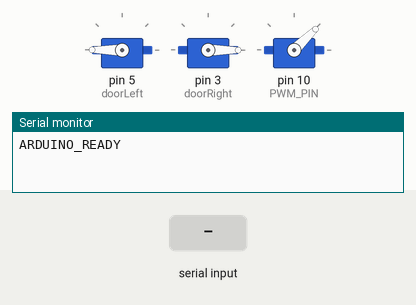
Recording of a program running on a simulated Arduino Uno, built with avr-gcc and run on an emulated ATmega328P. Shown: 3 × servo, the last lines printed to the serial monitor. Inputs (shaded band) come from the test bench.

Above: at 4.7 s.
4.8 s: "DOOR_OPEN\n" received over Serial
At 7.1 s:
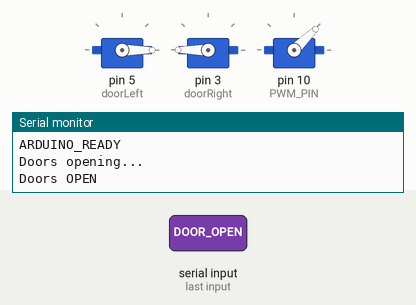
7.8 s: "DOOR_CLOSE\n" received over Serial
At 7.96 s:
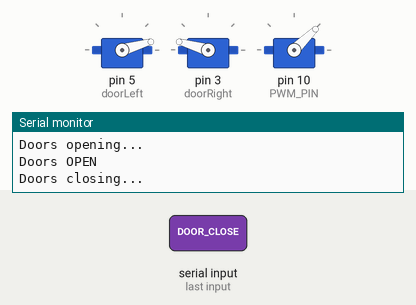
10.8 s: "ON\n" received over Serial
At 15.8 s:
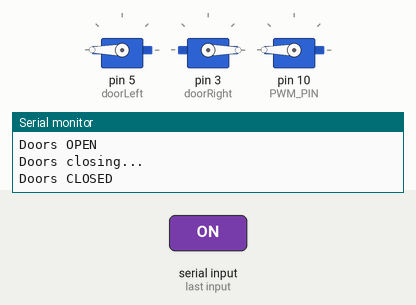
19.3 s: "DOOR_OPEN\n" received over Serial
At 21.7 s:
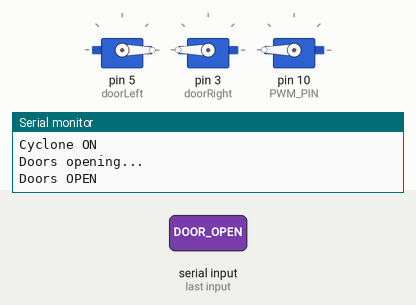
22.3 s: "OFF\n" received over Serial
Timing chart, 0 to 27.8 s (numbered marks = the images above; inputs shaded):
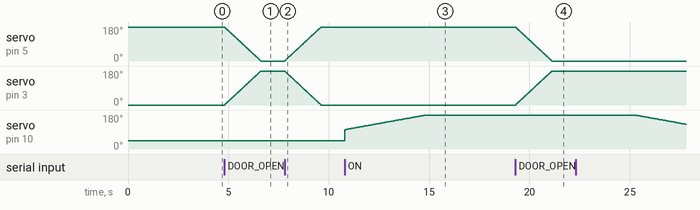

The program:

main.cpp
```cpp
#include <Arduino.h>
#include <Servo.h>

//function prototypes
void processCommand();
void setCycloneState(bool state);
void setDoorState(bool open);
void updateDoorMovement();
void printStatus();
void printHelp();
void serialEvent();

constexpr uint8_t PWM_PIN = 10;        // ESC PWM pin (OC1B on UNO)
constexpr uint8_t DOOR_LEFT_PIN = 5;   // Left door servo pin
constexpr uint8_t DOOR_RIGHT_PIN = 3;  // Right door servo pin

// ESC pulse configuration
constexpr uint16_t PULSE_MIN = 1000;   // µs (idle)
constexpr uint16_t PULSE_MAX = 2980;   // µs (full power)

// Door servo positions
constexpr uint8_t DOOR_LEFT_CLOSED = 180;    // Left door closed position
constexpr uint8_t DOOR_LEFT_OPEN = 0;    // Left door open position
constexpr uint8_t DOOR_RIGHT_CLOSED = 0; // Right door closed position
constexpr uint8_t DOOR_RIGHT_OPEN = 180;     // Right door open position

// Global objects and state
Servo doorLeft;
Servo doorRight;
Servo esc;

bool cycloneOn = false;
bool doorsOpen = false;
String inputString = "";
bool stringComplete = false;

// Safety timeout (10 minutes max cyclone runtime)
constexpr unsigned long CYCLONE_TIMEOUT_MS = 600000;
unsigned long cycloneStartTime = 0;

// Door movement variables
bool doorMoving = false;
unsigned long lastDoorUpdate = 0;
constexpr unsigned long DOOR_STEP_DELAY = 15; // milliseconds between steps
constexpr uint8_t DOOR_STEP_SIZE = 2; // degrees per step
uint8_t currentLeftPos = DOOR_LEFT_CLOSED;
uint8_t currentRightPos = DOOR_RIGHT_CLOSED;
uint8_t targetLeftPos = DOOR_LEFT_CLOSED;
uint8_t targetRightPos = DOOR_RIGHT_CLOSED;

void setup() {
  Serial.begin(115200); // Set serial baud rate

  doorLeft.attach(5);  // Attach left door servo to pin 5
  doorRight.attach(3); // Attach right door servo to pin 3

  doorLeft.write(180);  // Set left door to neutral position 180-closed
  doorRight.write(0); // Set right door to neutral position 0-closed
  doorsOpen = false;  // Initialize doors as closed

  // Initialize door positions
  currentLeftPos = DOOR_LEFT_CLOSED;
  currentRightPos = DOOR_RIGHT_CLOSED;
  targetLeftPos = DOOR_LEFT_CLOSED;
  targetRightPos = DOOR_RIGHT_CLOSED;

  esc.attach(PWM_PIN);            // 50 Hz by default (Timer-1)

  /* --------- NORMAL ARM --------- */
  esc.writeMicroseconds(PULSE_MIN);   // idle pulse
  delay(3000);                        // wait for ESC “ready” beep
  /* --------------------------------*/

  // Wait for serial connection to stabilize
  while (!Serial) {
    delay(10);
  }
  delay(500); // Additional stabilization time

  // Send ready signal
  Serial.println("ARDUINO_READY");

}

void loop() {
  // Safety check: Auto-shutdown cyclone after timeout
  if (cycloneOn && (millis() - cycloneStartTime > CYCLONE_TIMEOUT_MS)) {
    cycloneOn = false;
    esc.writeMicroseconds(PULSE_MIN);
    Serial.println("SAFETY: Cyclone auto-shutdown after timeout");
  }

  // Update door movement
  updateDoorMovement();

  // Handle serial input
  if (stringComplete) {
    processCommand();
  }

  // Small delay to prevent overwhelming the system
  delay(10);
}

void processCommand() {
  inputString.trim();
  inputString.toUpperCase();

  if (inputString == "ON") {
    setCycloneState(true);
  }
  else if (inputString == "OFF") {
    setCycloneState(false);
  }
  else if (inputString == "DOOR_OPEN") {
    setDoorState(true);
  }
  else if (inputString == "DOOR_CLOSE") {
    setDoorState(false);
  }
  else if (inputString == "STATUS") {
    printStatus();
  }
  else if (inputString == "HELP") {
    printHelp();
  }
  else {
    Serial.print("ERROR: Unknown command '");
    Serial.print(inputString);
    Serial.println("'. Send HELP for available commands.");
  }

  // Clear the string for next command
  inputString = "";
  stringComplete = false;
}

void setCycloneState(bool state) {
  if (state && !cycloneOn) {
    cycloneOn = true;
    cycloneStartTime = millis();
    for (int i = 1600; i < PULSE_MAX; i++) {
      esc.writeMicroseconds(i);
      delay(5);
    }
    Serial.println("Cyclone ON");
  }
  else if (!state && cycloneOn) {
    cycloneOn = false;
    for (int i = PULSE_MAX; i > 1600; i--) {
      esc.writeMicroseconds(i);
      delay(5);
    }
    esc.writeMicroseconds(PULSE_MIN);
    Serial.println("Cyclone OFF");
  }
  else {
    Serial.print("Cyclone already ");
    Serial.println(cycloneOn ? "ON" : "OFF");
  }
}

void updateDoorMovement() {
  if (!doorMoving) return;

  if (millis() - lastDoorUpdate >= DOOR_STEP_DELAY) {
    bool leftDone = false;
    bool rightDone = false;

    // Update left door position
    if (currentLeftPos != targetLeftPos) {
      if (currentLeftPos < targetLeftPos) {
        currentLeftPos = min(currentLeftPos + DOOR_STEP_SIZE, targetLeftPos);
      } else {
        currentLeftPos = max(currentLeftPos - DOOR_STEP_SIZE, targetLeftPos);
      }
      doorLeft.write(currentLeftPos);
    } else {
      leftDone = true;
    }

    // Update right door position
    if (currentRightPos != targetRightPos) {
      if (currentRightPos < targetRightPos) {
        currentRightPos = min(currentRightPos + DOOR_STEP_SIZE, targetRightPos);
      } else {
        currentRightPos = max(currentRightPos - DOOR_STEP_SIZE, targetRightPos);
      }
      doorRight.write(currentRightPos);
    } else {
      rightDone = true;
    }

    // Check if movement is complete
    if (leftDone && rightDone) {
      doorMoving = false;
      Serial.print("Doors ");
      Serial.println(doorsOpen ? "OPEN" : "CLOSED");
    }

    lastDoorUpdate = millis();
  }
}

void setDoorState(bool open) {
  if (open && !doorsOpen) {
    doorsOpen = true;
    targetLeftPos = DOOR_LEFT_OPEN;
    targetRightPos = DOOR_RIGHT_OPEN;
    doorMoving = true;
    Serial.println("Doors opening...");
  }
  else if (!open && doorsOpen) {
    doorsOpen = false;
    targetLeftPos = DOOR_LEFT_CLOSED;
    targetRightPos = DOOR_RIGHT_CLOSED;
    doorMoving = true;
    Serial.println("Doors closing...");
  }
  else {
    Serial.print("Doors already ");
    Serial.println(doorsOpen ? "OPEN" : "CLOSED");
  }
}

void printStatus() {
  Serial.println("=== SYSTEM STATUS ===");
  Serial.print("Cyclone: ");
  Serial.println(cycloneOn ? "ON" : "OFF");
  Serial.print("Doors: ");
  Serial.print(doorsOpen ? "OPEN" : "CLOSED");
  if (doorMoving) {
    Serial.print(" (MOVING)");
  }
  Serial.println();
  Serial.print("Door Positions - Left: ");
  Serial.print(currentLeftPos);
  Serial.print("°, Right: ");
  Serial.print(currentRightPos);
  Serial.println("°");
  Serial.print("ESC Pulse: ");
  Serial.print(cycloneOn ? PULSE_MAX : PULSE_MIN);
  Serial.println(" µs");
  if (cycloneOn) {
    unsigned long runtime = (millis() - cycloneStartTime) / 1000;
    Serial.print("Cyclone Runtime: ");
    Serial.print(runtime);
    Serial.println(" seconds");
  }
  Serial.println("====================");
}

void printHelp() {
  Serial.println("=== AVAILABLE COMMANDS ===");
  Serial.println("ON         - Turn cyclone ON");
  Serial.println("OFF        - Turn cyclone OFF");
  Serial.println("DOOR_OPEN  - Open doors");
  Serial.println("DOOR_CLOSE - Close doors");
  Serial.println("STATUS     - Show system status");
  Serial.println("HELP       - Show this help");
  Serial.println("===========================");
}

/*
  SerialEvent occurs whenever a new data comes in the hardware serial RX.
  This routine is run between each time loop() runs, so using delay inside
  loop can delay response. Multiple bytes of data may be available.
*/
void serialEvent() {
  while (Serial.available()) {
    // Get the new byte
    char inChar = (char)Serial.read();

    // If the incoming character is a newline, set a flag so the main loop can
    // do something about it
    if (inChar == '\n') {
      stringComplete = true;
    } else {
      // Add it to the inputString
      inputString += inChar;
    }
  }
}
```

Measured:
- after the input at 4.8 s, servo on pin 5 (doorLeft): moves from 180° to 0° over 1.8 s, starting at once; servo on pin 3 (doorRight): moves from 0° to 180° over 1.8 s, starting at once
- after the input at 7.8 s, servo on pin 5 (doorLeft): moves from 0° to 180° over 1.8 s, starting at once; servo on pin 3 (doorRight): moves from 180° to 0° over 1.8 s, starting at once
- after the input at 10.8 s, servo on pin 10 (PWM_PIN): moves from 44° to 180° over 4.0 s, starting at once
- after the input at 19.3 s, servo on pin 5 (doorLeft): moves from 180° to 0° over 1.8 s, starting at once; servo on pin 3 (doorRight): moves from 0° to 180° over 1.8 s, starting at once
- after the input at 22.3 s, servo on pin 10 (PWM_PIN): moves from 180° to 131° over 2.5 s, starting after 3.0 s
